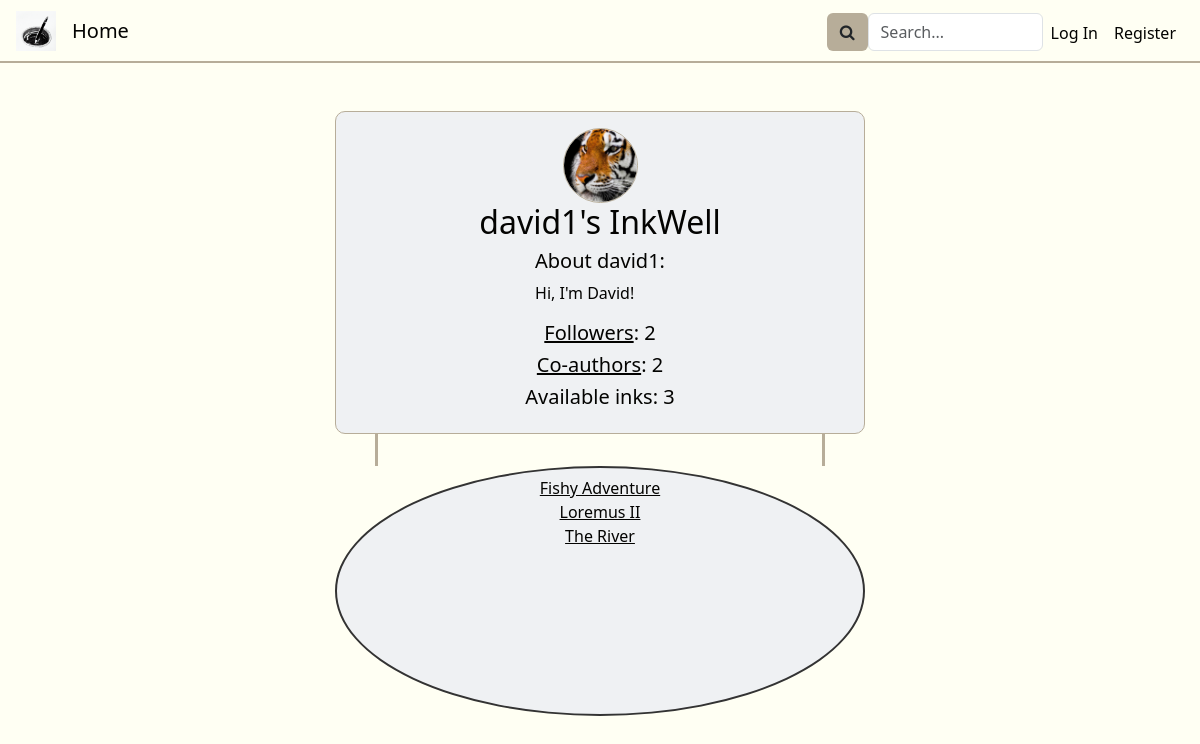
The app's page /well/david1, older data.
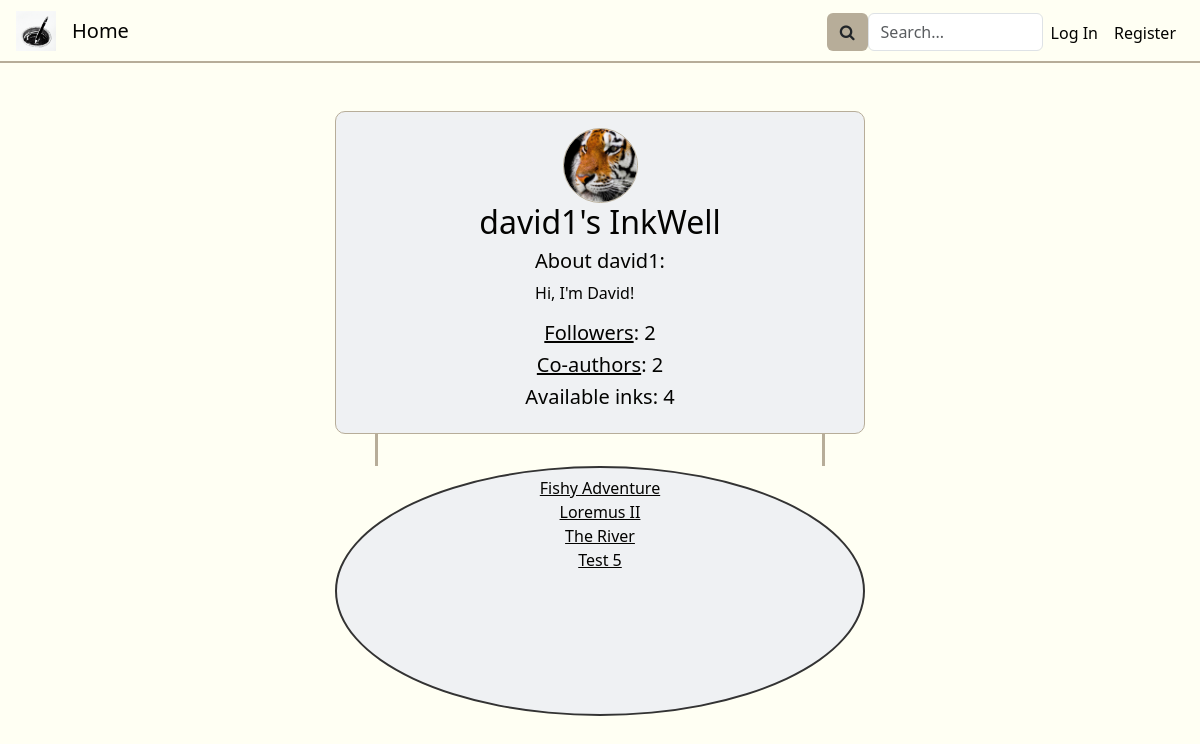
The same page, newer data.
### inkwell/models.py (models this page shows, shortened)
class Ink(models.Model):
    wellOrigin = models.ForeignKey(Well, on_delete=models.CASCADE, related_name="well_pk", default="")
    inkOwner = models.ForeignKey(User, on_delete=models.CASCADE, related_name="ink_owner", default="")
    coAuthors = models.ManyToManyField(User, related_name="CoAuthors", blank=True)
    privateStatus = models.BooleanField(default=False)
    updateStatus = models.BooleanField(default=False) # If the Ink is edited at least once, this changes to true
    ink_following = models.ManyToManyField(User, related_name="ink_following", blank=True)
    tags = models.ManyToManyField(Tag, related_name="tags", blank=True)
    description = models.CharField(max_length=500, default="")
    title = models.CharField(max_length=64, default="")
    views = models.PositiveBigIntegerField(default=0)
    creation_date = models.DateTimeField(default=timezone.now, editable=False)

### inkwell/views.py (the view)
# urls.py: path('well/<str:username>', views.well, name='well'),
def well(request, username):
    followCheck = False
    wellOwner = User.objects.get(username=username)
    if request.user.is_authenticated:
        current_user = User.objects.get(pk=request.user.pk)
        if Follow.objects.filter(follower=current_user, followee=wellOwner):
            followCheck = True
    inks = Ink.objects.filter(inkOwner=wellOwner.pk, privateStatus=False)
    followers = wellOwner.followers
    co_authors = wellOwner.collaborators.count()
    return render(request, "inkwell/well.html", {
        "wellOwner": wellOwner,
        "inks": inks,
        "followers": followers,
        "ink_number": len(inks),
        "coAuthors": co_authors,
        "followCheck": followCheck,
        "title": f"{wellOwner}'s InkWell"
    })

### inkwell/models.py (called while the page is built)
    @property
    def collaborators(self):
        collabs = Ink.objects.filter(inkOwner=self).exclude(coAuthors=None).values_list('coAuthors', flat=True).distinct()
        return collabs

    @property
    def followers(self):
        f = Follow.objects.filter(followee=self)
        return f.count()

    def __str__(self):
        return f"{self.username}"

### inkwell/templates/inkwell/well.html (shortened to what this page needs)
{% extends "inkwell/layout.html" %}
{% block body %}
<div class="well-col disFdirColAliCen mt-5">
    <div class="well-banner disFdirColAliCen">
        {% if wellOwner.profilePicture %}
            <img class="author-profile-picture" src="/media/{{wellOwner.profilePicture}}">
        {% else %}
            <img class="author-profile-picture" src="/media/no-profile-picture-icon.jpg">
        {% endif %}
        <h2 class="text-center" id="well-username" data-name="{{ wellOwner }}">{{ wellOwner }}'s InkWell</h2>
        <div class="profileAboutMe">
            <h5>About {{ wellOwner }}:</h5>
            <p>{{ wellOwner.about }}</p>
        </div>
        <h5><a href="{% url 'followers' username=wellOwner searchQuery='' %}">Followers</a>: {{ followers }}</h5>
        <h5><a href="{% url 'coauthors' username=wellOwner searchQuery='' %}">Co-authors</a>: {{ coAuthors }}</h5>
        <h5>Available inks: {{ ink_number }}</h5>
    </div>
    <div class="wellUnderBanner disFdirColAliCen">
        <div class="buttonsWellUnderBanner">
        </div>
    </div>
    <div class="well" id="well">
        <div class="inksInWell disFdirColAliCen mt-2 mb-2">
            {% for ink in inks %}
                <a href="{% url 'ink_view' inkID=ink.id %}">{{ink.title}}</a>
            {% endfor %}
        </div>
    </div>
</div>
{% endblock %}

Row changes from the older to the newer data that the page shows:
added Ink: title "Test 5"
Text that changed along with them:
{{ ink_number }}: "3" → "4"
